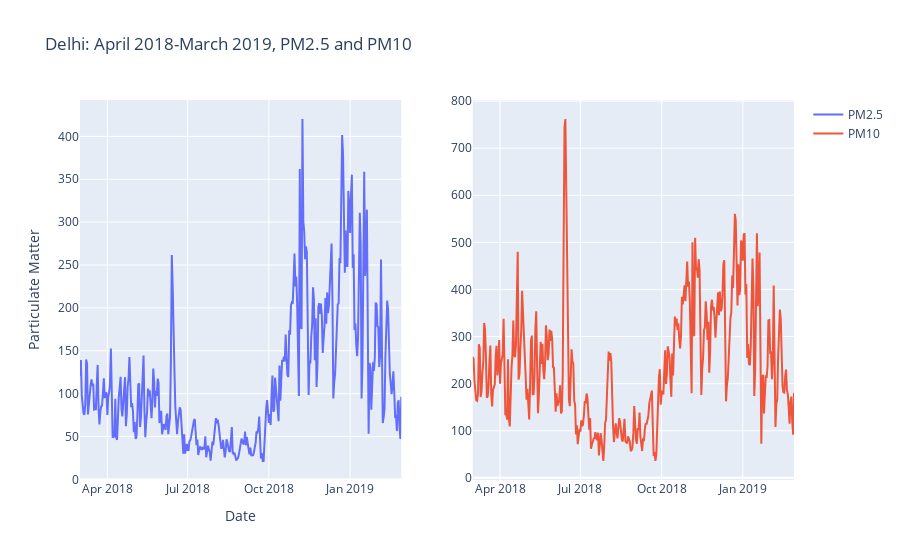

Notebook source saved alongside this figure:
### Code cell
df_delhi_year_18_19 = df_delhi[(df_delhi['Date']>='2018-03')&(df_delhi['Date']<'2019-03')]
fig = make_subplots(rows=1, cols=2)
fig.add_trace(go.Scatter(x=df_delhi_year_18_19['Date'], y=df_delhi_year_18_19['PM2.5'], mode='lines', name='PM2.5'),row=1, col=1)
fig.add_trace(go.Scatter(x=df_delhi_year_18_19['Date'], y=df_delhi_year_18_19['PM10'], mode='lines', name='PM10'),row=1, col=2)
fig.update_layout(title='Delhi: April 2018-March 2019, PM2.5 and PM10',
                  xaxis_title='Date',
                  yaxis_title='Particulate Matter')
fig.show()

### Figure 1 — Plotly figure (JSON) as saved in the notebook; plotly's stock layout.template omitted (floating-point values rounded to 4 significant figures; data arrays with more than 128 entries replaced by an {"elided": "..."} marker saying what was removed)
{"data": [{"mode": "lines", "name": "PM2.5", "type": "scatter", "x": {"elided": "365 str values"}, "xaxis": "x", "y": {"elided": "365 float values"}, "yaxis": "y"}, {"mode": "lines", "name": "PM10", "type": "scatter", "x": {"elided": "365 str values"}, "xaxis": "x2", "y": {"elided": "365 float values"}, "yaxis": "y2"}], "layout": {"title": {"text": "Delhi: April 2018-March 2019, PM2.5 and PM10"}, "xaxis": {"anchor": "y", "domain": [0, 0.45], "title": {"text": "Date"}}, "xaxis2": {"anchor": "y2", "domain": [0.55, 1]}, "yaxis": {"anchor": "x", "domain": [0, 1], "title": {"text": "Particulate Matter"}}, "yaxis2": {"anchor": "x2", "domain": [0, 1]}}}
